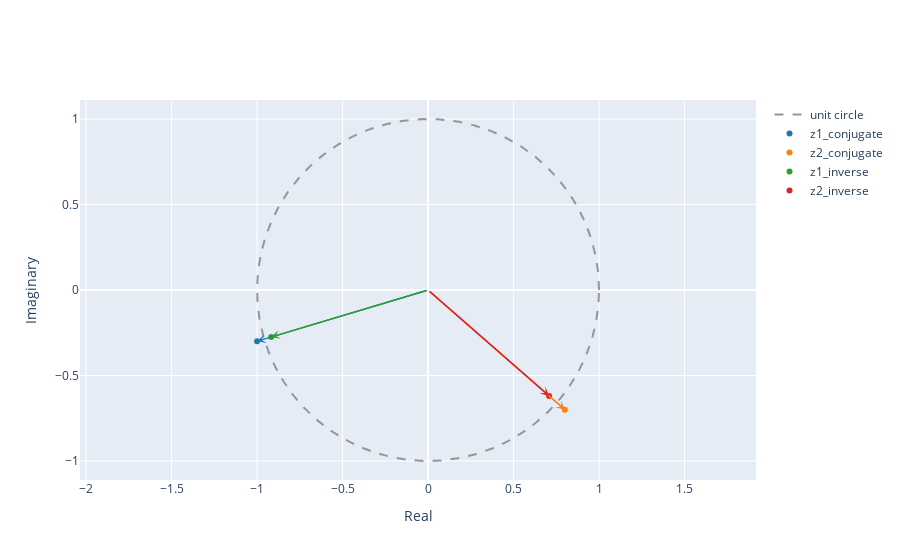

Notebook code for this chart:
### Markdown cell above
1.2. Compute the conjugate z* and the inverse 1/z for both $z_1$ and $z_2$ and plot the results as vectors in the complex plane.

### Code cell
z1_conj=np.conj(z1)
z2_conj=np.conj(z2)
z1_inverse=1/z1
z2_inverse=1/z2
plot_complex([z1_conj,z2_conj,z1_inverse,z2_inverse],name=['z1_conjugate','z2_conjugate','z1_inverse','z2_inverse'])

### Figure 1 — Plotly figure (JSON) as saved in the notebook; plotly's stock layout.template omitted (floating-point values rounded to 4 significant figures; data arrays with more than 128 entries replaced by an {"elided": "..."} marker saying what was removed)
{"data": [{"line": {"color": "rgb(150,150,150)", "dash": "dash", "shape": "linear"}, "mode": "lines", "name": "unit circle", "type": "scatter", "x": {"elided": "1000 float values"}, "y": {"elided": "1000 float values"}}, {"marker": {"color": "#1f77b4"}, "mode": "markers", "name": "z1_conjugate", "type": "scatter", "x": [-1], "y": [-0.3]}, {"marker": {"color": "#ff7f0e"}, "mode": "markers", "name": "z2_conjugate", "type": "scatter", "x": [0.8], "y": [-0.7]}, {"marker": {"color": "#2ca02c"}, "mode": "markers", "name": "z1_inverse", "type": "scatter", "x": [-0.9174], "y": [-0.2752]}, {"marker": {"color": "#d62728"}, "mode": "markers", "name": "z2_inverse", "type": "scatter", "x": [0.708], "y": [-0.6195]}], "layout": {"annotations": [{"arrowcolor": "#1f77b4", "arrowhead": 3, "arrowwidth": 1.5, "ax": 0, "axref": "x", "ay": 0, "ayref": "y", "showarrow": true, "text": "", "x": -1, "y": -0.3}, {"arrowcolor": "#ff7f0e", "arrowhead": 3, "arrowwidth": 1.5, "ax": 0, "axref": "x", "ay": 0, "ayref": "y", "showarrow": true, "text": "", "x": 0.8, "y": -0.7}, {"arrowcolor": "#2ca02c", "arrowhead": 3, "arrowwidth": 1.5, "ax": 0, "axref": "x", "ay": 0, "ayref": "y", "showarrow": true, "text": "", "x": -0.9174, "y": -0.2752}, {"arrowcolor": "#d62728", "arrowhead": 3, "arrowwidth": 1.5, "ax": 0, "axref": "x", "ay": 0, "ayref": "y", "showarrow": true, "text": "", "x": 0.708, "y": -0.6195}], "xaxis": {"title": {"text": "Real"}}, "yaxis": {"scaleanchor": "x", "scaleratio": 1, "title": {"text": "Imaginary"}}}}
